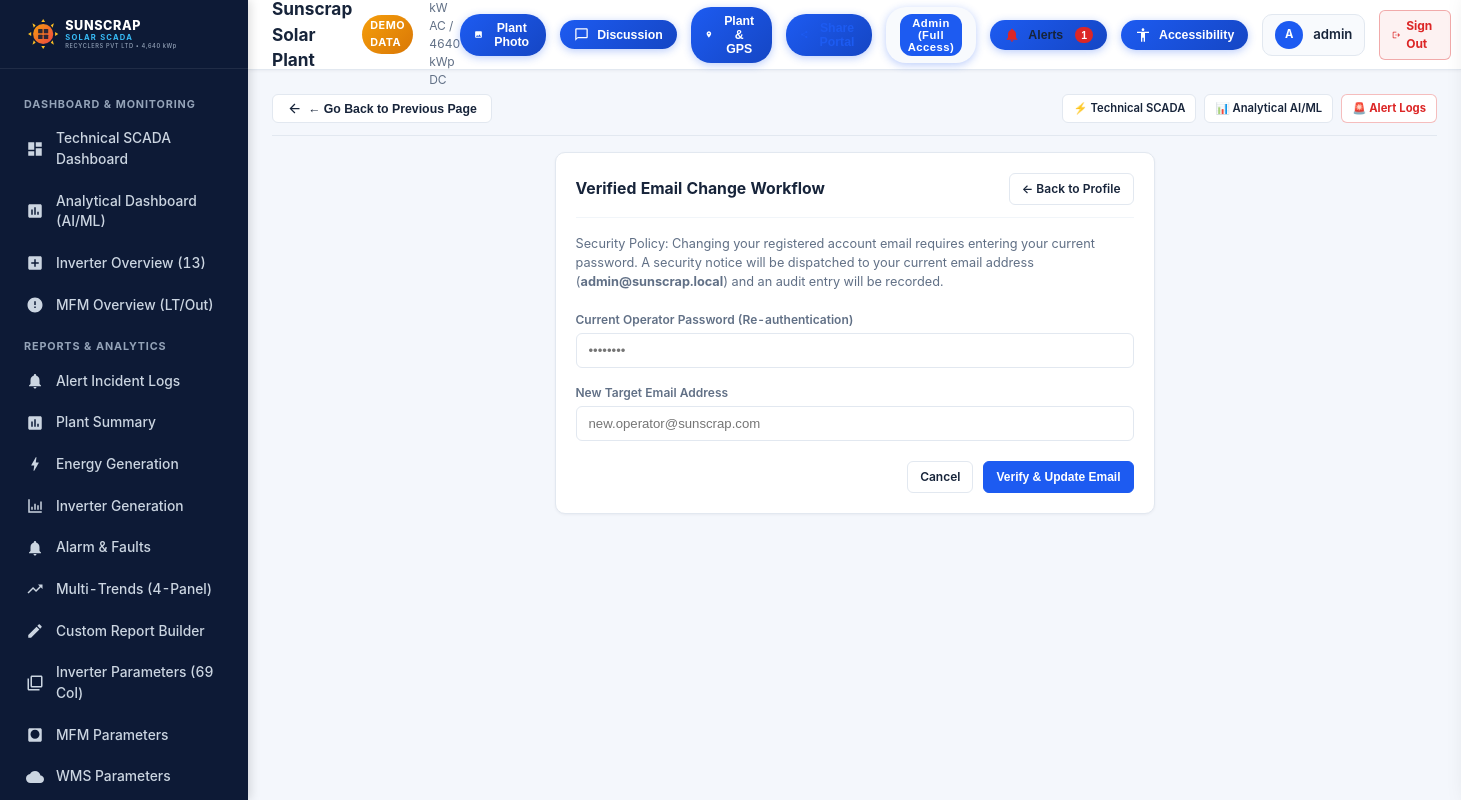
/profile/email (signed in), run on the app's committed database.
### apps/accounts/models.py (models this page shows, shortened)
class User(AbstractUser):
    role = models.CharField(
        max_length=20,
        choices=UserRole.choices,
        default=UserRole.ADMINISTRATOR,
        help_text="Role-based access: Developer, Administrator, Plant Owner, or Third-Party Viewer"
    )
    phone = models.CharField(max_length=20, blank=True, null=True)
    organization = models.CharField(max_length=150, default="Sunscrap Recyclers PVT LTD")
    email_verified = models.BooleanField(default=True)
    created_at = models.DateTimeField(auto_now_add=True)
    updated_at = models.DateTimeField(auto_now=True)

### apps/accounts/views.py (the view, shortened to what this page needs)
# urls.py: path('profile/email', views.profile_email_view, name='profile_email'),
@login_required
def profile_email_view(request):
    return render(request, 'accounts/profile_email.html')

### templates/accounts/profile_email.html (shortened to what this page needs)
{% extends 'base.html' %}
{% block content %}
<div style="max-width: 600px; margin: 0 auto;">
    <div class="card">
        <div class="card-header">
            <h2 class="card-title">Verified Email Change Workflow</h2>
            <a href="{% url 'profile' %}" class="export-btn">← Back to Profile</a>
        </div>
        <p style="font-size: 0.85rem; color: var(--text-muted); margin-bottom: 20px;">
            Security Policy: Changing your registered account email requires entering your current password. A security notice will be dispatched to your current email address (<b>{{ user.email }}</b>) and an audit entry will be recorded.
        </p>
        <form method="POST">
            <div style="margin-bottom: 16px;">
                <label style="display:block; font-size:0.8rem; font-weight:600; color:var(--text-muted); margin-bottom:4px;">Current Operator Password (Re-authentication)</label>
                <input type="password" name="current_password" required placeholder="••••••••" style="width:100%; padding:9px 12px; border:1px solid var(--border); border-radius:var(--radius-sm); font-size:0.88rem;">
            </div>
            <div style="margin-bottom: 20px;">
                <label style="display:block; font-size:0.8rem; font-weight:600; color:var(--text-muted); margin-bottom:4px;">New Target Email Address</label>
                <input type="email" name="new_email" required placeholder="new.operator@sunscrap.com" style="width:100%; padding:9px 12px; border:1px solid var(--border); border-radius:var(--radius-sm); font-size:0.88rem;">
            </div>
            <div style="display:flex; justify-content: flex-end; gap: 10px;">
                <a href="{% url 'profile' %}" class="export-btn">Cancel</a>
                <button type="submit" class="export-btn export-btn-primary">Verify & Update Email</button>
            </div>
        </form>
    </div>
</div>
{% endblock %}

### templates/base.html (shortened to what this page needs)
{% load static %}
<!DOCTYPE html>
<html lang="en">
<head>
    <link rel="stylesheet" href="{% static 'css/theme.css' %}">
</head>
<body>
<div class="app-container">
    <aside class="app-sidebar">
        <div class="sidebar-brand">
            <a href="{% url 'dashboard' %}" style="display: flex; align-items: center; text-decoration: none;">
                <img src="{% static 'assets/sunscrap-logo.svg' %}" alt="Sunscrap Solar SCADA" onerror="this.src='{% static 'assets/sunscrap-logo.png' %}'">
            </a>
        </div>
        <nav class="sidebar-nav">
            <div class="nav-section-title">Dashboard & Monitoring</div>
            <a href="{% url 'dashboard' %}" class="nav-item {% if request.resolver_match.url_name == 'dashboard' %}active{% endif %}">
                <svg fill="currentColor" viewBox="0 0 24 24"><path d="M3 13h8V3H3v10zm0 8h8v-6H3v6zm10 0h8V11h-8v10zm0-18v6h8V3h-8z"/></svg>
                <span>Technical SCADA Dashboard</span>
            </a>
            <a href="{% url 'dashboard_analytical' %}" class="nav-item {% if request.resolver_match.url_name == 'dashboard_analytical' %}active{% endif %}">
                <svg fill="currentColor" viewBox="0 0 24 24"><path d="M19 3H5c-1.1 0-2 .9-2 2v14c0 1.1.9 2 2 2h14c1.1 0 2-.9 2-2V5c0-1.1-.9-2-2-2zM9 17H7v-7h2v7zm4 0h-2V7h2v10zm4 0h-2v-4h2v4z"/></svg>
                <span>Analytical Dashboard (AI/ML)</span>
            </a>
            <a href="{% url 'inverter_overview' %}" class="nav-item {% if request.resolver_match.url_name == 'inverter_overview' %}active{% endif %}">
                <svg fill="currentColor" viewBox="0 0 24 24"><path d="M19 3H5c-1.1 0-2 .9-2 2v14c0 1.1.9 2 2 2h14c1.1 0 2-.9 2-2V5c0-1.1-.9-2-2-2zm-2 10h-4v4h-2v-4H7v-2h4V7h2v4h4v2z"/></svg>
                <span>Inverter Overview (13)</span>
            </a>
            <a href="{% url 'mfm_overview' %}" class="nav-item {% if request.resolver_match.url_name == 'mfm_overview' %}active{% endif %}">
                <svg fill="currentColor" viewBox="0 0 24 24"><path d="M12 2C6.48 2 2 6.48 2 12s4.48 10 10 10 10-4.48 10-10S17.52 2 12 2zm1 14h-2v-2h2v2zm0-4h-2V7h2v5z"/></svg>
                <span>MFM Overview (LT/Out)</span>
            </a>
            <div class="nav-section-title">Reports & Analytics</div>
            <a href="{% url 'alert_logs' %}" class="nav-item {% if request.resolver_match.url_name == 'alert_logs' %}active{% endif %}">
                <svg fill="currentColor" viewBox="0 0 24 24"><path d="M12 22c1.1 0 2-.9 2-2h-4c0 1.1.9 2 2 2zm6-6v-5c0-3.07-1.63-5.64-4.5-6.32V4c0-.83-.67-1.5-1.5-1.5s-1.5.67-1.5 1.5v.68C7.64 5.36 6 7.92 6 11v5l-2 2v1h16v-1l-2-2z"/></svg>
                <span>Alert Incident Logs</span>
            </a>
            <a href="{% url 'report_summary' %}" class="nav-item {% if request.resolver_match.url_name == 'report_summary' %}active{% endif %}">
                <svg fill="currentColor" viewBox="0 0 24 24"><path d="M19 3H5c-1.1 0-2 .9-2 2v14c0 1.1.9 2 2 2h14c1.1 0 2-.9 2-2V5c0-1.1-.9-2-2-2zM9 17H7v-7h2v7zm4 0h-2V7h2v10zm4 0h-2v-4h2v4z"/></svg>
                <span>Plant Summary</span>
            </a>
            <a href="{% url 'report_energy_generation' %}" class="nav-item {% if request.resolver_match.url_name == 'report_energy_generation' %}active{% endif %}">
                <svg fill="currentColor" viewBox="0 0 24 24"><path d="M11 21h-1l1-7H7.5c-.88 0-.33-.75-.31-.78C8.48 10.94 10.42 7.54 13.01 3h1l-1 7h3.51c.4 0 .62.19.4.66C12.97 17.55 11 21 11 21z"/></svg>
                <span>Energy Generation</span>
            </a>
            <a href="{% url 'report_inverter_generation' %}" class="nav-item {% if request.resolver_match.url_name == 'report_inverter_generation' %}active{% endif %}">
                <svg fill="currentColor" viewBox="0 0 24 24"><path d="M3 3v18h18v-2H5V3H3zm4 14h2v-4H7v4zm4 0h2v-8h-2v8zm4 0h2v-6h-2v6zm4 0h2v-11h-2v11z"/></svg>
                <span>Inverter Generation</span>
            </a>
            <a href="{% url 'report_alarm' %}" class="nav-item {% if request.resolver_match.url_name == 'report_alarm' %}active{% endif %}">
                <svg fill="currentColor" viewBox="0 0 24 24"><path d="M12 22c1.1 0 2-.9 2-2h-4c0 1.1.9 2 2 2zm6-6v-5c0-3.07-1.63-5.64-4.5-6.32V4c0-.83-.67-1.5-1.5-1.5s-1.5.67-1.5 1.5v.68C7.64 5.36 6 7.92 6 11v5l-2 2v1h16v-1l-2-2z"/></svg>
                <span>Alarm & Faults</span>
            </a>
            <a href="{% url 'report_trends' %}" class="nav-item {% if request.resolver_match.url_name == 'report_trends' %}active{% endif %}">
                <svg fill="currentColor" viewBox="0 0 24 24"><path d="M16 6l2.29 2.29-4.88 4.88-4-4L2 16.59 3.41 18l6-6 4 4 6.3-6.29L22 12V6z"/></svg>
                <span>Multi-Trends (4-Panel)</span>
            </a>
            <a href="{% url 'report_custom' %}" class="nav-item {% if request.resolver_match.url_name == 'report_custom' %}active{% endif %}">
                <svg fill="currentColor" viewBox="0 0 24 24"><path d="M3 17.25V21h3.75L17.81 9.94l-3.75-3.75L3 17.25zM20.71 7.04c.39-.39.39-1.02 0-1.41l-2.34-2.34c-.39-.39-1.02-.39-1.41 0l-1.83 1.83 3.75 3.75 1.83-1.83z"/></svg>
                <span>Custom Report Builder</span>
            </a>
            <a href="{% url 'report_inverter_parameter' %}" class="nav-item {% if request.resolver_match.url_name == 'report_inverter_parameter' %}active{% endif %}">
                <svg fill="currentColor" viewBox="0 0 24 24"><path d="M4 6H2v14c0 1.1.9 2 2 2h14v-2H4V6zm16-4H8c-1.1 0-2 .9-2 2v12c0 1.1.9 2 2 2h12c1.1 0 2-.9 2-2V4c0-1.1-.9-2-2-2zm0 14H8V4h12v12z"/></svg>
                <span>Inverter Parameters (69 Col)</span>
            </a>
            <a href="{% url 'report_mfm_parameter' %}" class="nav-item {% if request.resolver_match.url_name == 'report_mfm_parameter' %}active{% endif %}">
                <svg fill="currentColor" viewBox="0 0 24 24"><path d="M19 3H5c-1.1 0-2 .9-2 2v14c0 1.1.9 2 2 2h14c1.1 0 2-.9 2-2V5c0-1.1-.9-2-2-2zm-7 14c-3.31 0-6-2.69-6-6s2.69-6 6-6 6 2.69 6 6-2.69 6-6 6z"/></svg>
                <span>MFM Parameters</span>
            </a>
            <a href="{% url 'report_wms_parameter' %}" class="nav-item {% if request.resolver_match.url_name == 'report_wms_parameter' %}active{% endif %}">
                <svg fill="currentColor" viewBox="0 0 24 24"><path d="M19.35 10.04C18.67 6.59 15.64 4 12 4 9.11 4 6.6 5.64 5.35 8.04 2.34 8.36 0 10.91 0 14c0 3.31 2.69 6 6 6h13c2.76 0 5-2.24 5-5 0-2.64-2.05-4.78-4.65-4.96z"/></svg>
                <span>WMS Parameters</span>
            </a>
        </nav>
    </aside>
    <main class="app-main">
        <header class="app-header">
            <div class="header-left">
                <div class="plant-title">
                    {% if IS_DEMO %}
                        <span class="badge-demo">Demo Data</span>
                    {% endif %}
                </div>
                <div style="font-size: 0.8rem; color: var(--text-muted);">
                    {{ PLANT_AC_CAPACITY_KW|floatformat:0 }} kW AC / {{ PLANT_DC_CAPACITY_KWP|floatformat:0 }} kWp DC
                </div>
            </div>
            <div class="header-right">
                <button type="button" class="accessibility-btn-trigger" id="btn-open-plant-photo-modal" title="View & Manage Solar Facility Photography">
                    <svg width="15" height="15" fill="currentColor" viewBox="0 0 24 24"><path d="M21 19V5c0-1.1-.9-2-2-2H5c-1.1 0-2 .9-2 2v14c0 1.1.9 2 2 2h14c1.1 0 2-.9 2-2zM8.5 13.5l2.5 3.01L14.5 12l4.5 6H5l3.5-4.5z"/></svg>
                    <span>Plant Photo</span>
                </button>
                <button type="button" class="accessibility-btn-trigger" id="btn-open-plant-notes" title="Plant Telemetry Discussion & Operator Comments">
                    <svg width="15" height="15" fill="currentColor" viewBox="0 0 24 24"><path d="M20 2H4c-1.1 0-2 .9-2 2v18l4-4h14c1.1 0 2-.9 2-2V4c0-1.1-.9-2-2-2zm0 14H6l-2 2V4h16v12z"/></svg>
                    <span>Discussion</span>
                </button>
                <button type="button" class="accessibility-btn-trigger" id="btn-open-plant-details" title="Plant Location, Owner Details & GPS Coordinates">
                    <svg width="15" height="15" fill="currentColor" viewBox="0 0 24 24"><path d="M12 2C8.13 2 5 5.13 5 9c0 5.25 7 13 7 13s7-7.75 7-13c0-3.87-3.13-7-7-7zm0 9.5c-1.38 0-2.5-1.12-2.5-2.5s1.12-2.5 2.5-2.5 2.5 1.12 2.5 2.5-1.12 2.5-2.5 2.5z"/></svg>
                    <span>Plant & GPS</span>
                </button>
                <button type="button" class="accessibility-btn-trigger" id="btn-open-share-modal" title="Generate Time-Limited Expiring Share Link with Privacy Controls" style="border-color: #3B82F6; color: var(--primary);">
                    <span>Share Portal</span>
                </button>
                <button type="button" class="accessibility-btn-trigger" id="btn-toggle-role" title="Switch Operator Role (Admin vs Viewer to test sensitive data masking)" style="background:var(--surface-alt);">
                    <span id="role-display-badge" class="viewer-mode-badge" style="background:var(--primary); font-size:0.75rem;">Admin</span>
                </button>
                <button type="button" class="accessibility-btn-trigger" id="btn-open-alerts" title="Alarm & Alert History Center: View previous logs and trigger emergency siren" style="border-color: rgba(220, 38, 38, 0.4); color: var(--text-main);">
                    <svg width="16" height="16" fill="#DC2626" viewBox="0 0 24 24"><path d="M12 22c1.1 0 2-.9 2-2h-4c0 1.1.9 2 2 2zm6-6v-5c0-3.07-1.63-5.64-4.5-6.32V4c0-.83-.67-1.5-1.5-1.5s-1.5.67-1.5 1.5v.68C7.64 5.36 6 7.92 6 11v5l-2 2v1h16v-1l-2-2z"/></svg>
                    <span>Alerts</span>
                    <span id="alert-counter-badge" style="background-color:#DC2626; color:#FFF; font-size:0.7rem; font-weight:800; padding:2px 6px; border-radius:10px; margin-left:4px;">1</span>
                </button>
                <button type="button" class="accessibility-btn-trigger" id="btn-open-accessibility" title="Accessibility Hub: Colors, Font Size, Light & Dark Mode">
                    <svg width="16" height="16" fill="currentColor" viewBox="0 0 24 24"><path d="M12 2c1.1 0 2 .9 2 2s-.9 2-2 2-2-.9-2-2 .9-2 2-2zm9 7h-6v13h-2v-6h-2v6H9V9H3V7h18v2z"/></svg>
                    <span>Accessibility</span>
                </button>
                <a href="{% url 'profile' %}" class="user-profile-badge" title="Active workstation profile">
                    <div class="user-avatar" id="header-user-avatar">{{ request.user.username|default:"A"|make_list|first|upper }}</div>
                    <span id="header-username-display">{{ request.user.username|default:"admin" }}</span>
                </a>
                <a href="{% url 'logout' %}" id="btn-workstation-logout" class="export-btn" title="Sign out of workstation session" style="padding: 6px 12px; font-size: 0.8rem; display:flex; align-items:center; gap:5px; color:#DC2626; border-color:rgba(220,38,38,0.35); background:rgba(220,38,38,0.06); font-weight:700;">
                    <svg width="14" height="14" fill="currentColor" viewBox="0 0 24 24"><path d="M17 7l-1.41 1.41L18.17 11H8v2h10.17l-2.58 2.58L17 17l5-5zM4 5h8V3H4c-1.1 0-2 .9-2 2v14c0 1.1.9 2 2 2h8v-2H4V5z"/></svg>
                    <span>Sign Out</span>
                </a>
            </div>
        </header>
        <div class="app-content">
            <div id="universal-page-nav-bar" style="display: flex; align-items: center; justify-content: space-between; flex-wrap: wrap; gap: 10px; margin-bottom: 16px; padding-bottom: 12px; border-bottom: 1px solid var(--border);">
                <button type="button" id="btn-universal-back" onclick="window.history.length > 1 ? window.history.back() : (window.location.href='index.html')" class="export-btn" style="display: flex; align-items: center; gap: 6px; padding: 6px 14px; font-weight: 700; font-size: 0.82rem; background: var(--surface);">
                    <svg width="15" height="15" fill="currentColor" viewBox="0 0 24 24"><path d="M20 11H7.83l5.59-5.59L12 4l-8 8 8 8 1.41-1.41L7.83 13H20v-2z"/></svg>
                    <span>← Go Back to Previous Page</span>
                </button>
                <div style="display: flex; align-items: center; gap: 8px;">
                    <a href="{% url 'dashboard' %}" class="export-btn" style="font-size: 0.75rem; padding: 5px 10px;">⚡ Technical SCADA</a>
                    <a href="{% url 'dashboard_analytical' %}" class="export-btn" style="font-size: 0.75rem; padding: 5px 10px;">📊 Analytical AI/ML</a>
                    <a href="{% url 'alert_logs' %}" class="export-btn" style="font-size: 0.75rem; padding: 5px 10px; color: #DC2626; border-color: rgba(220,38,38,0.3); font-weight: 700;">🚨 Alert Logs</a>
                </div>
            </div>
            {% block content %}
            {% endblock %}
        </div>
    </main>
</div>
</body>
</html>

### data on the page
User: user.username|make_list "A", user.username "admin", email "admin@sunscrap.local"

### other printed values
{{ PLANT_DC_CAPACITY_KWP|floatformat:0 }} "4640"
